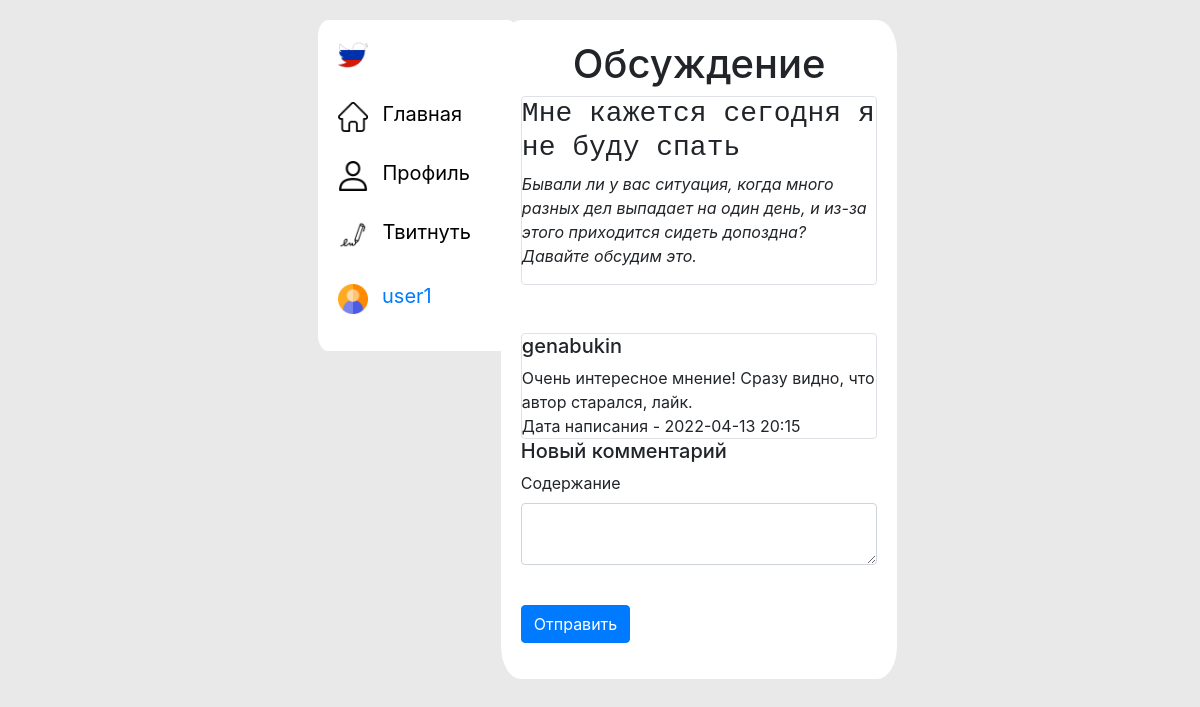
/comments/3 (signed in), run on the app's committed database.
### data/users.py (models this page shows, shortened)
class User(SqlAlchemyBase, UserMixin, SerializerMixin):
    __tablename__ = 'users'
    id = sqlalchemy.Column(sqlalchemy.Integer,
                           primary_key=True, autoincrement=True)
    name = sqlalchemy.Column(sqlalchemy.String, nullable=True)
    about = sqlalchemy.Column(sqlalchemy.String, nullable=True)
    email = sqlalchemy.Column(sqlalchemy.String,
                              index=True, unique=True, nullable=True)
    hashed_password = sqlalchemy.Column(sqlalchemy.String, nullable=True)
    created_date = sqlalchemy.Column(sqlalchemy.DateTime,
                                     default=datetime.datetime.now)
    news = orm.relation('Twits', back_populates='user')
    commentaries = orm.relation('Comment', back_populates='user')

### data/twits.py (models this page shows)
class Twits(SqlAlchemyBase, SerializerMixin):
    __tablename__ = 'twits'
    id = sqlalchemy.Column(sqlalchemy.Integer,
                           primary_key=True, autoincrement=True)
    title = sqlalchemy.Column(sqlalchemy.String, nullable=True)
    content = sqlalchemy.Column(sqlalchemy.String, nullable=True)
    created_date = sqlalchemy.Column(sqlalchemy.DateTime,
                                     default=datetime.datetime.now)
    is_private = sqlalchemy.Column(sqlalchemy.Boolean, default=True)
    user_id = sqlalchemy.Column(sqlalchemy.Integer,
                                sqlalchemy.ForeignKey("users.id"))
    user = orm.relation('User')

### data/comments.py (models this page shows)
class Comment(SqlAlchemyBase, SerializerMixin):
    __tablename__ = 'comments'
    id = sqlalchemy.Column(sqlalchemy.Integer,
                           primary_key=True, autoincrement=True)
    content = sqlalchemy.Column(sqlalchemy.String, nullable=True)
    created_date = sqlalchemy.Column(sqlalchemy.DateTime,
                                     default=datetime.datetime.now)
    twit_id = sqlalchemy.Column(sqlalchemy.Integer,
                                sqlalchemy.ForeignKey("twits.id"))
    user_id = sqlalchemy.Column(sqlalchemy.Integer,
                                sqlalchemy.ForeignKey("users.id"))
    twit = orm.relation('Twits')
    user = orm.relation('User')

### main.py (the view)
@app.route('/comments/<int:id>', methods=['GET', 'POST'])
@login_required
def comments(id):
    db_sess = db_session.create_session()
    comments = db_sess.query(Comment).filter(Comment.twit_id == id
                                       ).all()
    twit = db_sess.query(Twits).filter(Twits.id == id
                                       ).first()
    form = CommentsForm()
    if form.validate_on_submit():
        comment = Comment()
        comment.content = form.content.data
        comment.twit_id = id
        comment.user_id = current_user.id
        db_sess.add(comment)
        db_sess.commit()
        return redirect(f'/comments/{id}')
    else:
        return render_template('comments.html', twit=twit, comments=comments, title='Обсуждение',
                               form=form)

### forms/comments.py
class CommentsForm(FlaskForm):
    content = TextAreaField("Содержание", validators=[DataRequired()])
    submit = SubmitField('Отправить')

### data/db_session.py (called while the page is built)
def create_session() -> Session:
    global __factory
    return __factory()

### main.py (called while the page is built)
@login_manager.user_loader
def load_user(user_id):
    db_sess = db_session.create_session()
    return db_sess.query(User).get(user_id)

### templates/comments.html (shortened to what this page needs)
{% extends "base.html" %}
{% block content %}
<h1 class="text-center ">Обсуждение</h1>
<div class="col-md6 border rounded">
    <h3 class="text-monospace">{{twit.title}}</h3>
    <p class="font-italic">{{twit.content}}</p>
</div><br><br>
{% if comments %}
    {% for item in comments%}
        <div class="col-md6 border rounded">
            <div><h5>{{item.user.name}}</h5></div>
            <div>
                {{item.content}}
            </div>
            <div>
                Дата написания - {{item.created_date.date()}} {{item.created_date.hour}}:{{item.created_date.minute}}
            </div>
        </div>
    {% endfor %}
{% else %}
        <div><h3>Вы можете начать обсуждение первым!</h3></div>
{% endif %}
<h5>Новый комментарий</h5>
    <form action="" method="post">
        <p>
            {{ form.content.label }}<br>
            {{ form.content(class="form-control") }}<br>
        </p>
        <p>{{ form.submit(type="submit", class="btn btn-primary") }}</p>
    </form>
{% endblock %}

### templates/base.html (shortened to what this page needs)
<!doctype html>
<html lang="en">
<head>
    <link rel="stylesheet"
          href="https://stackpath.bootstrapcdn.com/bootstrap/4.4.1/css/bootstrap.min.css"
>
    <link rel="stylesheet" type="text/css" href="{{ url_for( 'static', filename='style.css', v=84)}}">
</head>
<body class="row justify-content-center">
<header class="col-2">
    <nav class="white_box">
        <ul>
            <li class="icon"><a href="/"><div class="img_n"><img src="../../static/img/tweet_icon3.png" alt="icon"></div></a></li>
            <li><a href="/"><div class="img_n"><img src="../../static/img/home_icon.png" alt="home"></div><span>Главная</span></a></li>
            {% if current_user.is_authenticated %}
                <li><a href="/profile"><div class="img_n"><img src="../../static/img/user_icon.png" alt="profile"></div><span>Профиль</span></a></li>
            {% else %}
                <li><a href="/register"><div class="img_n"><img src="../../static/img/user_icon.png" alt="profile"></div><span>Профиль</span></a></li>
            {% endif %}
            <li><a href="/new_twit"><div class="img_n"><img src="../../static/img/write_icon.png" alt="tweet"></div><span>Твитнуть</span></a></li>
            <li class="icon">
                {% if current_user.is_authenticated %}
                    <img src="../../static/img/user_pic.png" style="width: 30px; margin-right: 10px;" alt="profile_pic">
                    <a class="navbar-brand" href="/logout">{{ current_user.name }}</a>
                {% else %}
                    <p style="padding-right: 10px; margin-top: -12px;">
                        <a class="btn btn-primary" style="margin-bottom: 5px;" href="/register">Register</a>
                        <a class="btn btn-success" href="/login">Log In</a>
                    </p>
                {% endif %}
            </li>
        </ul>
    </nav>
</header>
<main role="main" class="col-4 white_box main">
    {% block content %}{% endblock %}
</main>
</body>
</html>

### static/style.css (style rules this page uses)
body { background: #d1d1d176; padding: 20px; }
nav { width: 200px; height: auto; position: fixed; z-index: 5; }
nav > ul { display: block; list-style: none; position: relative; }
nav > ul > li { display: block; height: 54px; padding: 10px; transition: .5s; border-radius: 30px; margin-bottom: 5px; }
nav > ul > li > a > span { margin-left: 15px; color: black; font-size: 20px; }
.img_n { display: inline-block; }
.img_n > img { width: 30px; display: inline-block; }
.white_box { background: #fff; border-radius: 5%; }
.main { min-height: 60vh; padding: 20px; }
ul { padding: 10px; }

### data on the page
User: name "user1"
Twits: title "Мне кажется сегодня я не буду спать", content "Бывали ли у вас ситуация, когда много разных дел выпадает на один день, и из-за этого приходится сидеть допоздна? Давайте обсудим это."
Comment: user.name "genabukin", content "Очень интересное мнение! Сразу видно, что автор старался, лайк.", created_date "2022-04-13", created_date.hour "20", created_date.minute "15"
